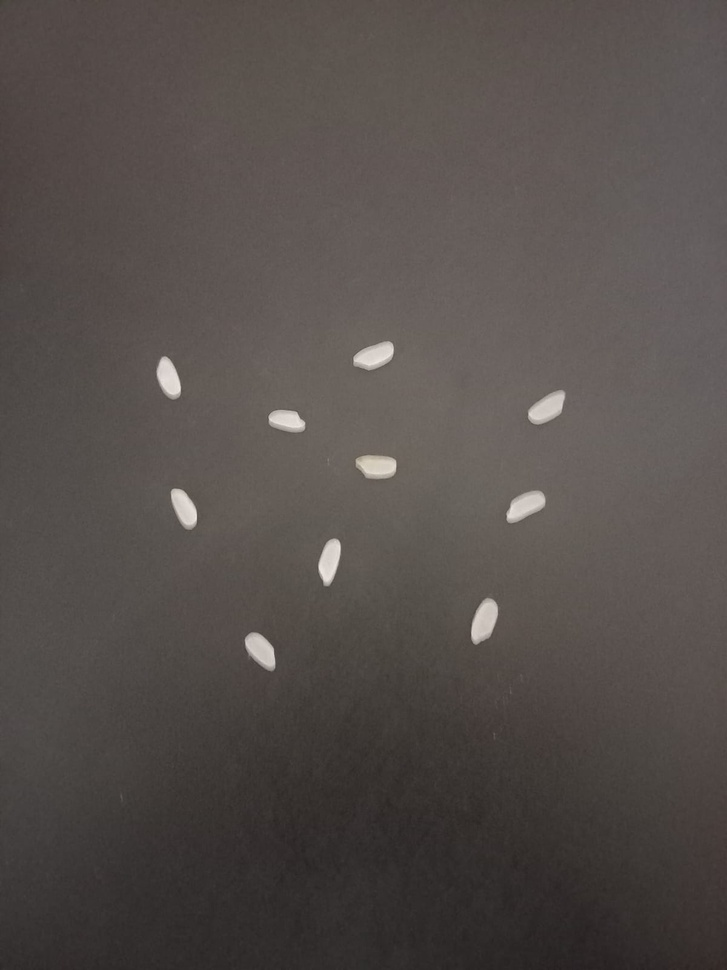
#> input picture odev_3/pirincler2.jpg, 727 x 970 px, shrunk from 1200 x 1600 before the run, found by its file name
$ python pirinc_sayma.py
#> lines starting #> are read from the running program, lines starting #| are printed output that depends on the picture; after the words box and inside, x2 and y2 are one past the last pixel; in counts of white or black regions, pixels touching at a corner belong together
#> further down, img is the input picture: shape (970, 727, 3); mean B, G, R 75, 78.2, 84.9
# -*- coding: utf-8 -*-

import cv2
import numpy as np
import matplotlib.pyplot as plt
import os

# 1) Görüntüyü gri seviyeye dönüştürür
def renkten_griye_donustur(resim):
    return cv2.cvtColor(resim, cv2.COLOR_BGR2GRAY)

# 2) Görüntüde sadece pirinçlerin kalması için eşikleme yapar
def esikleme(resim, esik_degeri=120):
#> called with esik_degeri = 120
    _, esiklenmis = cv2.threshold(resim, esik_degeri, 255, cv2.THRESH_BINARY)
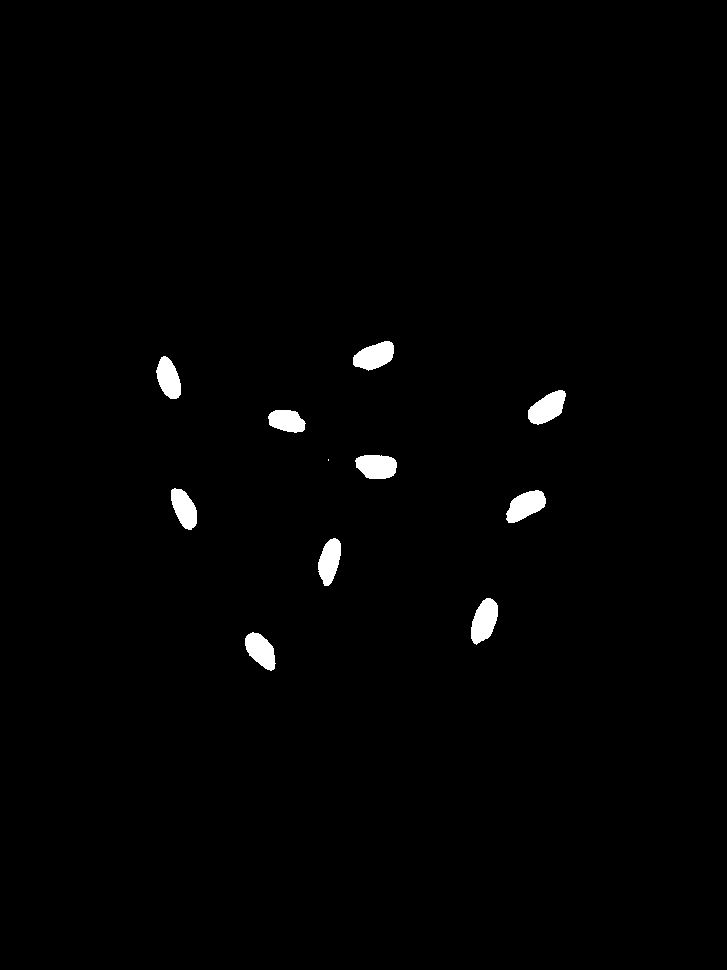
#> esiklenmis: shape (970, 727); 1.1% white; 11 white regions (1 under 20 px)
    return esiklenmis

# 3) Eşikleme sonucunda kalabilecek istenmeyen arka planlar için morfolojik işlemler
def morfolojik_islemler(resim):
    kernel = np.ones((1, 1), np.uint8)
    # Kapatma işlemi uygula (genişletme sonra erozyon)
    morfolojik_resim = cv2.morphologyEx(resim, cv2.MORPH_CLOSE, kernel)
    return morfolojik_resim

# 4) Sayma ve etiketleme fonksiyonları
def nesne_say_ve_etiketle(resim, alan_esigi=100):
    # Contour (sınırlayıcı çizgi) bulma işlemi
#> called with alan_esigi = 100
    konturlar, _ = cv2.findContours(resim, cv2.RETR_EXTERNAL, cv2.CHAIN_APPROX_SIMPLE)
#> konturlar = 11 contours, 1 with area under 20; largest, box (x1, y1, x2, y2) and area: (471, 598, 498, 645) 815, (528, 390, 566, 425) 787, (506, 490, 546, 523) 786, (353, 341, 394, 371) 780, (355, 455, 397, 479) 772

    # Her bir kontur için bir döngü ve pirinç sayma işlemi
    pirinc_sayisi = 0
    for kontur in konturlar:
        # Kontur alanını hesapla
        alan = cv2.contourArea(kontur)

        # Belirli bir alan eşiğinden büyük konturları say
        if alan > alan_esigi:
            pirinc_sayisi += 1

            # Pirinçlere Konturu orijinal görüntü üzerine çiz
            cv2.drawContours(img, [kontur], -1, (0, 255, 0), 2)

            # Konturun etrafına kırmızı dikdörtgen çiz
            x, y, w, h = cv2.boundingRect(kontur)
            cv2.rectangle(img, (x, y), (x+w, y+h), (0, 0, 255), 2)
#> this loop made 11 passes
#> (alan, x, y, w, h) on passes 1, 2, 3, 4, 5, 7, 8, 9, 10, 11: (716.5, 245, 632, 31, 39), (815, 471, 598, 27, 47), (706.5, 318, 538, 23, 48), (786, 506, 490, 40, 33), (678, 171, 488, 26, 42), (772.5, 355, 455, 42, 24), (610.5, 268, 410, 38, 23), (787, 528, 390, 38, 35), (686, 156, 356, 25, 43), (779.5, 353, 341, 41, 30)
#> (kontur, alan) on pass 6: ([[328, 459], [328, 460]], 0)
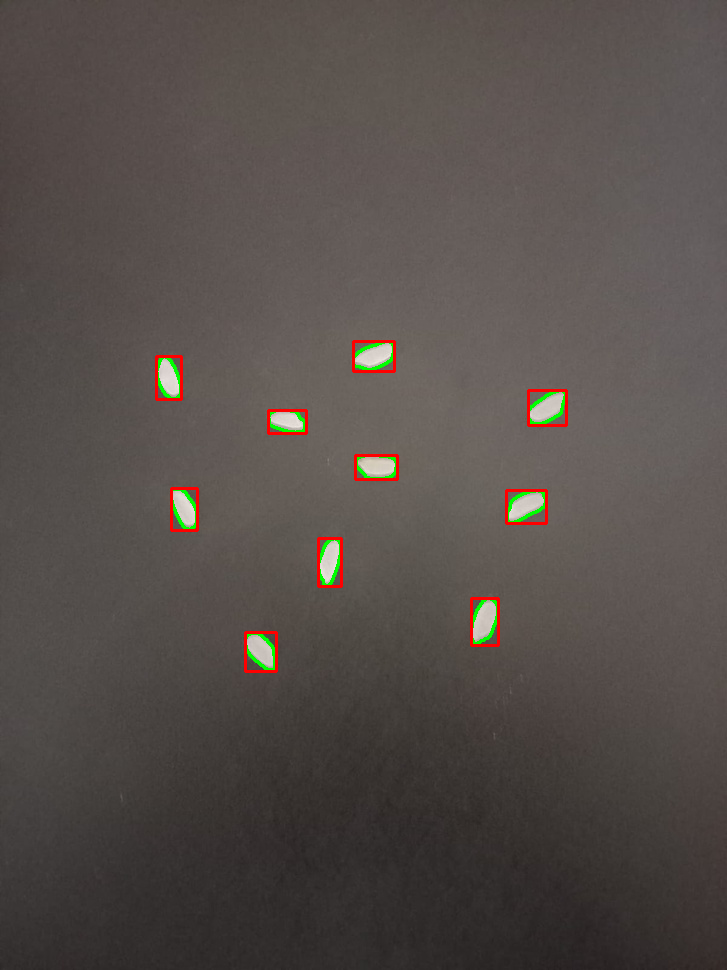
#> img: shape (970, 727, 3); 0.93% of pixels changed, all inside (x1, y1, x2, y2) = (155, 340, 568, 673)
#> after the loop, pirinc_sayisi = 10

    return pirinc_sayisi

# Dosya yolu alma
tam_yol = os.path.realpath(__file__)
klasor, dosya_adi = os.path.split(tam_yol)

# Fotoğrafı okuma
resim_yolu = klasor + '\\' + 'pirincler2.jpg'

img = cv2.imread(resim_yolu)
if img is None:
    print(f"Hata: Görüntü okunamadı. Dosya yolunu kontrol edin: {resim_yolu}")
    exit()

# 1) Görüntüyü gri seviyeye dönüştür
gri_resim = renkten_griye_donustur(img)

# 2) Görüntüde sadece pirinçlerin kalması için eşikleme
esiklenmis_resim = esikleme(gri_resim)

# 3) Eşikleme sonucunda kalabilecek istenmeyen arka planlar için morfolojik işlemler
morfolojik_resim = morfolojik_islemler(esiklenmis_resim)

# 4) Sayma ve etrafını
pirinc_sayisi = nesne_say_ve_etiketle(morfolojik_resim)
#> pirinc_sayisi = 10

# Sayımı Yapılanların görüntüsü
plt.subplot(1, 2, 1)
plt.imshow(cv2.cvtColor(img, cv2.COLOR_BGR2RGB))
plt.title('Sayımı Yapılanların Görüntüsü')

# İşlenmiş görüntü
plt.subplot(1, 2, 2)
plt.imshow(morfolojik_resim, cmap='gray')
plt.title('İşlenmiş Görüntü')

# Sonuçları göster
print(">>>> Pirinç Sayısı: " + str(pirinc_sayisi) +" <<<<")
#| >>>> Pirinç Sayısı: 10 <<<<
plt.show()
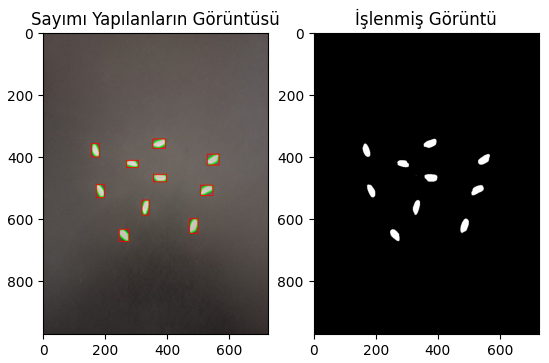
#> figure drawn by matplotlib, 2 panels
